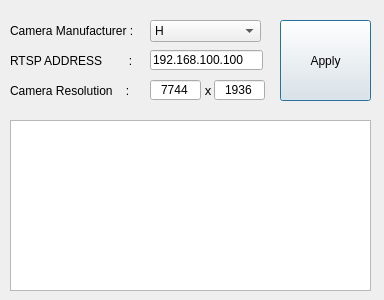
<?xml version="1.0" encoding="UTF-8"?>
<ui version="4.0">
 <class>select_cam</class>
 <widget class="QDialog" name="select_cam">
  <property name="geometry">
   <rect>
    <x>0</x>
    <y>0</y>
    <width>384</width>
    <height>300</height>
   </rect>
  </property>
  <property name="windowTitle">
   <string>Dialog</string>
  </property>
  <widget class="QLabel" name="label">
   <property name="geometry">
    <rect>
     <x>10</x>
     <y>20</y>
     <width>131</width>
     <height>21</height>
    </rect>
   </property>
   <property name="text">
    <string>Camera Manufacturer :</string>
   </property>
  </widget>
  <widget class="QLabel" name="label_2">
   <property name="geometry">
    <rect>
     <x>10</x>
     <y>50</y>
     <width>131</width>
     <height>21</height>
    </rect>
   </property>
   <property name="text">
    <string>RTSP ADDRESS        :</string>
   </property>
  </widget>
  <widget class="QLabel" name="label_3">
   <property name="geometry">
    <rect>
     <x>10</x>
     <y>80</y>
     <width>131</width>
     <height>21</height>
    </rect>
   </property>
   <property name="text">
    <string>Camera Resolution    :</string>
   </property>
  </widget>
  <widget class="QLineEdit" name="edit_CamRTSP">
   <property name="geometry">
    <rect>
     <x>150</x>
     <y>50</y>
     <width>113</width>
     <height>20</height>
    </rect>
   </property>
   <property name="text">
    <string>192.168.100.100</string>
   </property>
  </widget>
  <widget class="QLineEdit" name="edit_CamResolution_x">
   <property name="geometry">
    <rect>
     <x>150</x>
     <y>80</y>
     <width>51</width>
     <height>20</height>
    </rect>
   </property>
   <property name="text">
    <string>7744</string>
   </property>
   <property name="alignment">
    <set>Qt::AlignCenter</set>
   </property>
  </widget>
  <widget class="QPushButton" name="pushButton">
   <property name="geometry">
    <rect>
     <x>280</x>
     <y>20</y>
     <width>91</width>
     <height>81</height>
    </rect>
   </property>
   <property name="text">
    <string>Apply</string>
   </property>
   <property name="default">
    <bool>false</bool>
   </property>
   <property name="flat">
    <bool>false</bool>
   </property>
  </widget>
  <widget class="QLabel" name="label_4">
   <property name="geometry">
    <rect>
     <x>200</x>
     <y>80</y>
     <width>16</width>
     <height>21</height>
    </rect>
   </property>
   <property name="font">
    <font>
     <pointsize>10</pointsize>
    </font>
   </property>
   <property name="text">
    <string>x</string>
   </property>
   <property name="alignment">
    <set>Qt::AlignCenter</set>
   </property>
  </widget>
  <widget class="QLineEdit" name="edit_CamResolution_y">
   <property name="geometry">
    <rect>
     <x>214</x>
     <y>80</y>
     <width>51</width>
     <height>20</height>
    </rect>
   </property>
   <property name="text">
    <string>1936</string>
   </property>
   <property name="alignment">
    <set>Qt::AlignCenter</set>
   </property>
  </widget>
  <widget class="QComboBox" name="combo_CamManufacturer">
   <property name="geometry">
    <rect>
     <x>150</x>
     <y>20</y>
     <width>111</width>
     <height>22</height>
    </rect>
   </property>
   <property name="currentIndex">
    <number>2</number>
   </property>
   <item>
    <property name="text">
     <string>F</string>
    </property>
   </item>
   <item>
    <property name="text">
     <string>C</string>
    </property>
   </item>
   <item>
    <property name="text">
     <string>H</string>
    </property>
   </item>
  </widget>
  <widget class="QTextBrowser" name="textBrowser">
   <property name="geometry">
    <rect>
     <x>10</x>
     <y>120</y>
     <width>361</width>
     <height>171</height>
    </rect>
   </property>
  </widget>
 </widget>
 <resources/>
 <connections/>
</ui>
